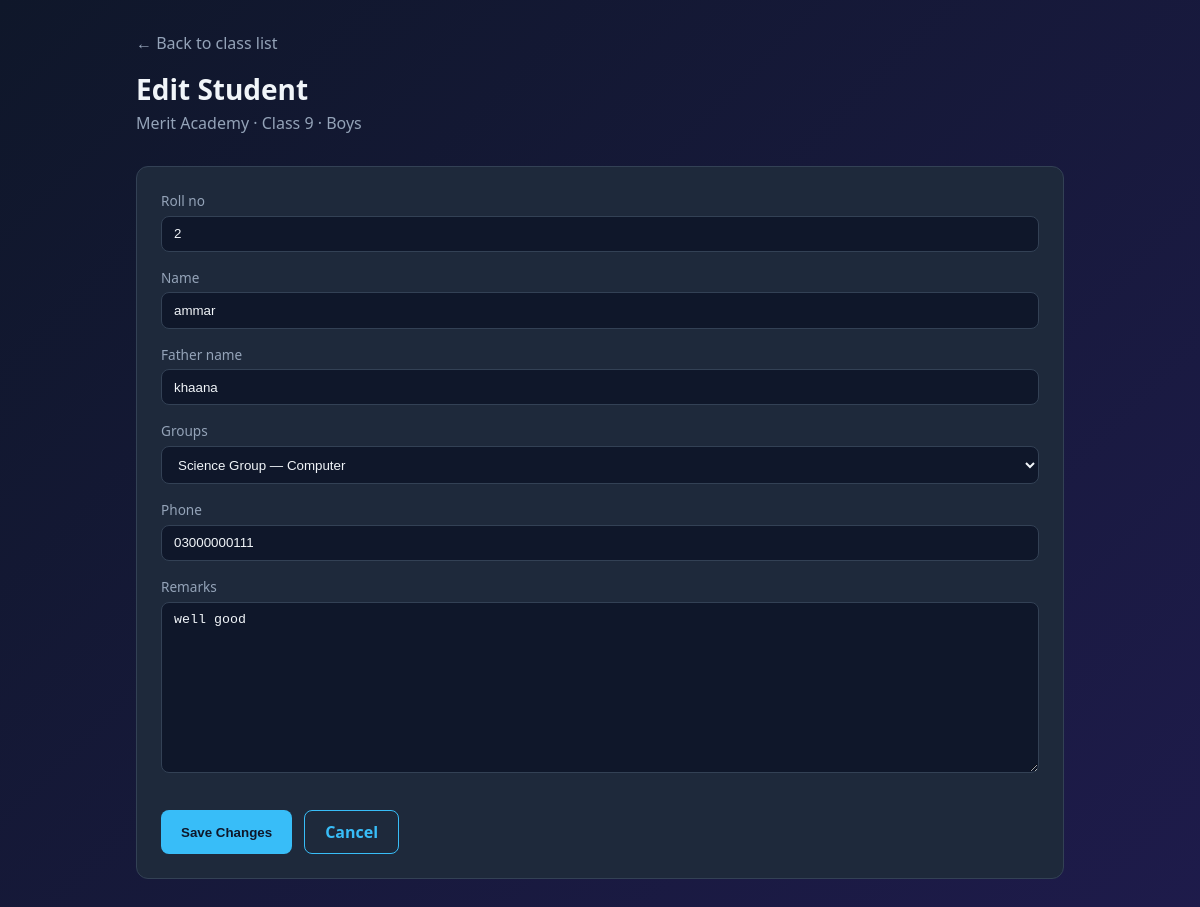
Screenshot of /principal/student/11/edit/ (signed in) with the database file from the repository.
### academy/models.py (models this page shows, shortened)
class Academy(models.Model):
    name = models.CharField(max_length=200)
    code = models.SlugField(
        max_length=20,
        unique=True,
        help_text='Unique code students use with roll number (e.g. GPS2026)',
    )
    address = models.TextField(blank=True)
    phone = models.CharField(max_length=20, blank=True)
    created_at = models.DateTimeField(auto_now_add=True)

class Student(models.Model):
    CLASS_CHOICES = [
        (9, 'Class 9'),
        (10, 'Class 10'),
        (11, 'Class 11'),
        (12, 'Class 12'),
    ]
    GENDER_CHOICES = [
        ('boys', 'Boys'),
        ('girls', 'Girls'),
    ]
    academy = models.ForeignKey(
        Academy,
        on_delete=models.CASCADE,
        related_name='students',
    )
    roll_no = models.CharField(max_length=20)
    name = models.CharField(max_length=100)
    father_name = models.CharField(max_length=100, blank=True)
    class_level = models.IntegerField(choices=CLASS_CHOICES)
    gender = models.CharField(max_length=10, choices=GENDER_CHOICES)
    GROUP_CHOICES_9_10 = [
        ('Science - Biology', 'Science Group — Biology'),
        ('Science - Computer', 'Science Group — Computer'),
        ('General', 'General Group'),
    ]
    GROUP_CHOICES_11_12 = [
        ('ICS', 'ICS'),
        ('Medical', 'Medical'),
        ('Non-Medical', 'Non-Medical'),
    ]
    GROUP_CHOICES = GROUP_CHOICES_9_10 + GROUP_CHOICES_11_12
    section = models.CharField(max_length=20, choices=GROUP_CHOICES, blank=True)
    phone = models.CharField(max_length=20, blank=True)
    remarks = models.TextField(blank=True)
    class Meta:
        unique_together = ['academy', 'roll_no']
        ordering = ['class_level', 'gender', 'roll_no']

### academy/views.py (the view)
@login_required
def student_edit(request, student_id):
    academy, student = _get_student_for_principal(request.user, student_id)
    if not student:
        return redirect('home')
    if request.method == 'POST':
        form = StudentForm(request.POST, instance=student)
        if form.is_valid():
            form.save()
            messages.success(request, f'Student {student.roll_no} updated.')
            return redirect(
                'class_students',
                grade=student.class_level,
                gender=student.gender,
            )
    else:
        form = StudentForm(instance=student, class_level=student.class_level)
    return render(request, 'academy/student_edit.html', {
        'form': form,
        'student': student,
        'academy': academy,
    })

### academy/forms.py (shortened to what this page needs)
class StudentForm(forms.ModelForm):
    GROUPS_9_10 = [
        ('Science - Biology', 'Science Group — Biology'),
        ('Science - Computer', 'Science Group — Computer'),
        ('General', 'General Group'),
    ]
    GROUPS_11_12 = [
        ('ICS', 'ICS'),
        ('Medical', 'Medical'),
        ('Non-Medical', 'Non-Medical'),
    ]
    class Meta:
        model = Student
        fields = ['roll_no', 'name', 'father_name', 'section', 'phone', 'remarks']
    def __init__(self, *args, class_level=None, **kwargs):
        if class_level is None and 'instance' in kwargs and kwargs['instance'] is not None:
            class_level = getattr(kwargs['instance'], 'class_level', None)
        self.class_level = class_level
        super().__init__(*args, **kwargs)
        if class_level in (9, 10):
            choices = self.GROUPS_9_10
        elif class_level in (11, 12):
            choices = self.GROUPS_11_12
        else:
            choices = self.GROUPS_9_10 + self.GROUPS_11_12
        self.fields['section'] = forms.ChoiceField(
            label='Groups',
            choices=[('', 'Select group')] + choices,
            required=True,
        )

### academy/views.py (called while the page is built)
def _get_principal_academy(user):
    try:
        return user.principal_profile.academy
    except (PrincipalProfile.DoesNotExist, AttributeError):
        return None

def _get_student_for_principal(user, student_id):
    academy = _get_principal_academy(user)
    if not academy:
        return None, None
    student = get_object_or_404(Student, pk=student_id, academy=academy)
    return academy, student

### academy/templates/academy/student_edit.html (shortened to what this page needs)
{% extends 'academy/base.html' %}
{% block content %}
<a href="{% url 'class_students' grade=student.class_level gender=student.gender %}" class="back">&larr; Back to class list</a>
<h1>Edit Student</h1>
<p class="subtitle">{{ academy.name }} · Class {{ student.class_level }} · {{ student.get_gender_display }}</p>
<div class="card">
    <form method="post">
        {% for field in form %}
        <label for="{{ field.id_for_label }}">{{ field.label }}</label>
        {{ field }}
        {% endfor %}
        <div class="btn-row">
            <button type="submit">Save Changes</button>
            <a href="{% url 'class_students' grade=student.class_level gender=student.gender %}" class="btn btn-secondary">Cancel</a>
        </div>
    </form>
</div>
{% endblock %}

### academy/templates/academy/base.html (style rules this page uses)
:root { --bg: #0f172a; --card: #1e293b; --accent: #38bdf8; --accent2: #a78bfa; --text: #f1f5f9; --muted: #94a3b8; --border: #334155; --success: #4ade80; --danger: #f87171; }
* { box-sizing: border-box; margin: 0; padding: 0; }
body { font-family: 'Segoe UI', system-ui, sans-serif; background: linear-gradient(135deg, #0f172a 0%, #1e1b4b 100%); color: var(--text); min-height: 100vh; }
h1 { font-size: 1.75rem; margin-bottom: 0.25rem; }
.subtitle { color: var(--muted); margin-bottom: 2rem; }
.card { background: var(--card); border: 1px solid var(--border); border-radius: 12px; padding: 1.5rem; margin-bottom: 1.5rem; }
label { display: block; margin-bottom: 0.35rem; color: var(--muted); font-size: 0.85rem; }
input, textarea, select { width: 100%; padding: 0.6rem 0.75rem; margin-bottom: 1rem; border: 1px solid var(--border); border-radius: 8px; background: #0f172a; color: var(--text); }
button, .btn { display: inline-block; padding: 0.65rem 1.25rem; background: var(--accent); color: #0f172a; border: none; border-radius: 8px; font-weight: 600; cursor: pointer; text-decoration: none; }
.btn-secondary { background: transparent; color: var(--accent); border: 1px solid var(--accent); }
.btn-row { display: flex; gap: 0.75rem; flex-wrap: wrap; margin-top: 1rem; }
.back { color: var(--muted); text-decoration: none; display: inline-block; margin-bottom: 1rem; }

### rows the page displays
Academy: name "Merit Academy"
Student: class_level "9", gender "Boys", form "2" "ammar" "khaana" "Science Group — Computer" "03000000111" "well good"

### other values shown
{{ field.label }} "Roll no" "Name" "Father name" "Groups" "Phone" "Remarks"
